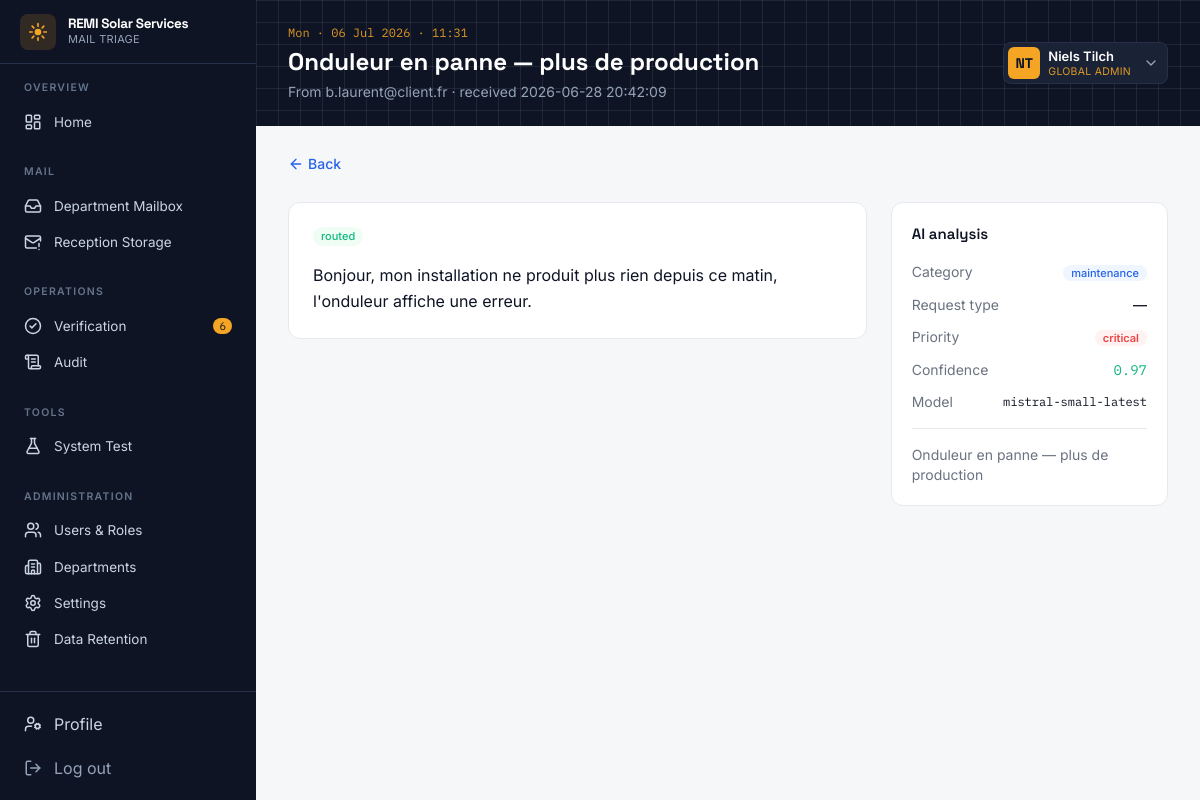
The page /email/019f0fc0-ebd7-709f-9106-1b3cc3a09a1b (signed in) on the database its author committed.
### tables this page shows
CREATE TABLE emails (
  id              INTEGER PRIMARY KEY AUTOINCREMENT,
  uuid            TEXT UNIQUE,           -- UUIDv7, used by the front-end
  message_id      TEXT NOT NULL UNIQUE,
  sender_email    TEXT NOT NULL,
  sender_name     TEXT,
  subject         TEXT,
  body            TEXT,
  received_at     TEXT NOT NULL,
  ingested_at     TEXT NOT NULL DEFAULT (datetime('now')),
  status          TEXT NOT NULL DEFAULT 'received'
                    CHECK (status IN ('received','processing','classified','manual_review','routed','completed','failed')),
  has_attachments INTEGER NOT NULL DEFAULT 0,
  storage_ref     TEXT
);

CREATE TABLE users (
  id            INTEGER PRIMARY KEY AUTOINCREMENT,
  uuid          TEXT UNIQUE,             -- UUIDv7
  full_name     TEXT NOT NULL,
  email         TEXT NOT NULL UNIQUE,
  password_hash TEXT NOT NULL,            -- bcrypt hash
  role_id       INTEGER NOT NULL REFERENCES roles(id),
  department_id INTEGER REFERENCES departments(id),
  is_active     INTEGER NOT NULL DEFAULT 1,
  mfa_enabled   INTEGER NOT NULL DEFAULT 0,
  mfa_secret    TEXT,                     -- base32 TOTP secret (set when MFA enabled)
  last_login_at TEXT,
  created_at    TEXT NOT NULL DEFAULT (datetime('now'))
);

CREATE TABLE roles (
  id          INTEGER PRIMARY KEY AUTOINCREMENT,
  name        TEXT NOT NULL UNIQUE,
  description TEXT
);

CREATE TABLE email_categories (
  id INTEGER PRIMARY KEY AUTOINCREMENT,
  name TEXT NOT NULL UNIQUE,
  description TEXT
);

CREATE TABLE priorities (
  id INTEGER PRIMARY KEY AUTOINCREMENT,
  level TEXT NOT NULL UNIQUE,
  score_min REAL,
  score_max REAL,
  description TEXT
);

CREATE TABLE email_analysis (
  id INTEGER PRIMARY KEY AUTOINCREMENT,
  email_id INTEGER NOT NULL REFERENCES emails(id),
  category_id INTEGER REFERENCES email_categories(id),
  request_type_id INTEGER REFERENCES request_types(id),
  priority_id INTEGER REFERENCES priorities(id),
  priority_score REAL,
  confidence REAL,
  summary TEXT,
  model_version TEXT,
  is_manual INTEGER NOT NULL DEFAULT 0,
  created_by INTEGER REFERENCES users(id),
  created_at TEXT NOT NULL DEFAULT (datetime('now'))
);

### app.py (the view)
@app.route("/email/<euid>")
@login_required
def email_detail(euid):
    user = current_user()
    if user["role_name"] not in {"global_administrator", "department_viewer",
                                 "classification_verification_administrator"}:
        abort(403)
    e = db().execute("SELECT * FROM emails WHERE uuid=?", (euid,)).fetchone()
    if not e:
        abort(404)
    eid = e["id"]
    analysis = db().execute("""
        SELECT a.*, c.name AS category, p.level AS priority, rt.name AS request_type
        FROM email_analysis a
        LEFT JOIN email_categories c ON a.category_id=c.id
        LEFT JOIN priorities p ON a.priority_id=p.id
        LEFT JOIN request_types rt ON a.request_type_id=rt.id
        WHERE a.email_id=? ORDER BY a.created_at DESC LIMIT 1
    """, (eid,)).fetchone()
    fields = db().execute("SELECT * FROM extracted_fields WHERE email_id=?", (eid,)).fetchall()
    atts = db().execute("SELECT * FROM attachments WHERE email_id=?", (eid,)).fetchall()
    log_action("access", "emails", eid, email_id=eid)
    return render_template("email_detail.html", e=e, analysis=analysis, fields=fields, atts=atts)

### app.py (called while the page is built)
def db():
    if "db" not in g:
        g.db = sqlite3.connect(DB_PATH)
        g.db.row_factory = sqlite3.Row
        g.db.execute("PRAGMA foreign_keys = ON;")
    return g.db

def log_action(action_type, entity_type=None, entity_id=None, email_id=None, details=None):
    db().execute(
        """INSERT INTO audit_logs(uuid, email_id, user_id, action_type, entity_type, entity_id, details, ip_address)
           VALUES (?,?,?,?,?,?,?,?)""",
        (uuid7(), email_id, session.get("user_id"), action_type, entity_type, entity_id, details, request.remote_addr),
    )
    db().commit()

def current_user():
    uid = session.get("user_id")
    if not uid:
        return None
    return db().execute(
        """SELECT u.*, r.name AS role_name, d.name AS dept_name
           FROM users u JOIN roles r ON u.role_id = r.id
           LEFT JOIN departments d ON u.department_id = d.id
           WHERE u.id = ?""", (uid,)
    ).fetchone()

def login_required(view):
    @functools.wraps(view)
    def wrapped(*a, **kw):
        if not session.get("user_id"):
            return redirect(url_for("login"))
        return view(*a, **kw)
    return wrapped

@app.context_processor
def inject_nav():
    user = current_user()
    if not user:
        return {"user": None, "nav": [], "active": request.endpoint}
    role = user["role_name"]
    visible = []
    for section, items in NAV:
        allowed = [(k, label, icon) for k, label, icon, roles in items if role in roles]
        if allowed:
            visible.append((section, allowed))
    pending = db().execute("SELECT COUNT(*) c FROM review_tasks WHERE status='pending'").fetchone()["c"]
    now = dt.datetime.now().strftime("%a · %d %b %Y · %H:%M")
    return {"user": user, "nav": visible, "active": request.endpoint,
            "pending_reviews": pending, "now": now}

### ids.py (called while the page is built)
def uuid7() -> str:
    unix_ms = int(time.time() * 1000)
    rand = bytearray(os.urandom(10))
    b = bytearray(unix_ms.to_bytes(6, "big")) + rand
    b[6] = (b[6] & 0x0F) | 0x70          # version 7
    b[8] = (b[8] & 0x3F) | 0x80          # variant 10xx
    return str(_uuid.UUID(bytes=bytes(b)))

### templates/email_detail.html (shortened to what this page needs)
{% extends "base.html" %}
{% import "_macros.html" as m %}
{% block heading %}{{ e.subject }}{% endblock %}
{% block subheading %}From {{ e.sender_email }} · received {{ e.received_at }}{% endblock %}
{% block content %}
<a href="{{ request.referrer or url_for('home') }}" class="inline-flex items-center gap-1 text-sm text-panel font-medium">
  <i data-lucide="arrow-left" class="w-4 h-4"></i> Back</a>
<div class="grid grid-cols-1 lg:grid-cols-3 gap-6">
  <section class="lg:col-span-2 space-y-6">
    <div class="bg-card border border-line rounded-xl p-6">
      <div class="flex items-center gap-2 mb-4">
        {{ m.status_badge(e.status) }}
      </div>
      <div class="prose prose-sm max-w-none text-ink whitespace-pre-line leading-relaxed">{{ e.body }}</div>
    </div>
  </section>
  <section class="space-y-6">
    <div class="bg-card border border-line rounded-xl p-5">
      <h2 class="font-display font-semibold text-[15px] mb-4">AI analysis</h2>
      {% if analysis %}
      <dl class="space-y-3 text-sm">
        <div class="flex justify-between items-center"><dt class="text-muted">Category</dt><dd>{{ m.category_badge(analysis.category) }}</dd></div>
        <div class="flex justify-between items-center"><dt class="text-muted">Request type</dt><dd class="font-medium">{{ analysis.request_type or '—' }}</dd></div>
        <div class="flex justify-between items-center"><dt class="text-muted">Priority</dt><dd>{{ m.priority_badge(analysis.priority) }}</dd></div>
        <div class="flex justify-between items-center"><dt class="text-muted">Confidence</dt><dd>{{ m.confidence(analysis.confidence) }}</dd></div>
        <div class="flex justify-between items-center"><dt class="text-muted">Model</dt><dd class="font-mono text-[12px]">{{ analysis.model_version }}</dd></div>
      </dl>
      {% if analysis.summary %}<p class="mt-4 pt-4 border-t border-line text-sm text-muted">{{ analysis.summary }}</p>{% endif %}
      {% else %}<p class="text-muted text-sm">Not yet analysed.</p>{% endif %}
    </div>
  </section>
</div>
{% endblock %}

### templates/base.html (shortened to what this page needs)
<!DOCTYPE html>
<html lang="en">
<head>
<script src="https://cdn.tailwindcss.com"></script>
</head>
<body class="font-sans text-ink bg-surface">
<div class="flex min-h-screen">
  <aside class="w-64 shrink-0 bg-ink text-slate-300 flex flex-col fixed h-screen z-10">
    <div class="px-5 h-16 flex items-center gap-3 border-b border-inkline">
      <div class="w-9 h-9 rounded-lg bg-sun/15 grid place-items-center">
        <svg viewBox="0 0 24 24" class="w-5 h-5 text-sun" fill="none" stroke="currentColor" stroke-width="2" stroke-linecap="round">
          <circle cx="12" cy="12" r="4" fill="currentColor" stroke="none"/>
          <path d="M12 2v3M12 19v3M2 12h3M19 12h3M5 5l2 2M17 17l2 2M19 5l-2 2M7 17l-2 2"/>
        </svg>
      </div>
      <div class="leading-tight min-w-0">
        <div class="font-display font-bold text-white text-[13.5px] whitespace-nowrap tracking-tight">REMI Solar Services</div>
        <div class="text-[11px] tracking-wide text-slate-400 uppercase">Mail Triage</div>
      </div>
    </div>
    <nav class="flex-1 overflow-y-auto py-4 px-3 space-y-6 text-[13.5px]">
      {% for section, items in nav %}
      <div>
        <p class="px-3 mb-2 text-[10.5px] font-semibold tracking-[.12em] text-slate-500 uppercase">{{ section }}</p>
        {% for key, label, icon in items %}
        <a href="{{ url_for(key) }}"
           class="nav-item flex items-center gap-3 px-3 py-2 rounded-lg {{ 'nav-active' if active==key }}">
          <i data-lucide="{{ icon }}" class="w-[18px] h-[18px]"></i>{{ label }}
          {% if key=='verification' and pending_reviews %}
          <span class="ml-auto text-[11px] font-mono bg-sun text-ink rounded-full px-1.5">{{ pending_reviews }}</span>
          {% endif %}
        </a>
        {% endfor %}
      </div>
      {% endfor %}
    </nav>
    <div class="px-3 py-3 border-t border-inkline space-y-1">
      <a href="{{ url_for('profile') }}" class="nav-item flex items-center gap-3 px-3 py-2 rounded-lg {{ 'nav-active' if active=='profile' }}">
        <i data-lucide="user-cog" class="w-[18px] h-[18px]"></i>Profile</a>
      <a href="{{ url_for('logout') }}" class="nav-item flex items-center gap-3 px-3 py-2 rounded-lg text-slate-400">
        <i data-lucide="log-out" class="w-[18px] h-[18px]"></i>Log out</a>
    </div>
  </aside>
  <main class="flex-1 ml-64 min-w-0">
    <header class="bg-ink text-white">
      <div class="grid-tex">
        <div class="px-8 py-6 flex items-center justify-between">
          <div>
            <p class="text-[12px] font-mono text-sun/90 mb-1">{{ now }}</p>
            <h1 class="font-display text-2xl font-bold">{% block heading %}{% endblock %}</h1>
            <p class="text-slate-400 text-sm mt-1">{% block subheading %}{% endblock %}</p>
          </div>
          <div class="relative" x-dropdown>
            <button type="button" onclick="this.nextElementSibling.classList.toggle('hidden')"
              class="flex items-center gap-2 bg-inksoft border border-inkline rounded-lg pl-1 pr-2 py-1 hover:border-sun/50 transition">
              <div class="w-8 h-8 rounded-md bg-sun text-ink grid place-items-center font-display font-bold text-sm">
                {{ user.full_name.split()|map('first')|join|upper }}</div>
              <div class="leading-tight text-left">
                <div class="text-[13px] font-semibold">{{ user.full_name }}</div>
                <div class="text-[10.5px] text-sun/90 uppercase tracking-wide">{{ user.role_name.replace('_',' ').replace(' administrator',' admin') }}</div>
              </div>
              <i data-lucide="chevron-down" class="w-4 h-4 text-slate-400 ml-1"></i>
            </button>
          </div>
        </div>
      </div>
    </header>
    <div class="px-8 py-7 space-y-6">
      {% block content %}{% endblock %}
    </div>
  </main>
</div>
</body>
</html>

### templates/_macros.html
{% macro category_badge(c) %}
  {% set colors = {'lead':'bg-green-50 text-ok','installation':'bg-indigo-50 text-indigo-600',
                   'maintenance':'bg-blue-50 text-panel','invoices':'bg-amber-50 text-warn',
                   'support':'bg-slate-100 text-muted'} %}
  {% if c %}<span class="badge {{ colors.get(c,'bg-slate-100 text-muted') }}">{{ c }}</span>
  {% else %}<span class="badge bg-slate-100 text-muted">—</span>{% endif %}
{% endmacro %}
{% macro priority_badge(p) %}
  {% set colors = {'critical':'bg-red-50 text-danger font-semibold','high':'bg-amber-50 text-warn font-semibold',
                   'medium':'bg-slate-100 text-muted','low':'bg-slate-100 text-muted'} %}
  {% if p %}<span class="badge {{ colors.get(p,'bg-slate-100 text-muted') }}">{{ p }}</span>
  {% else %}<span class="badge bg-slate-100 text-muted">—</span>{% endif %}
{% endmacro %}
{% macro status_badge(s) %}
  {% set colors = {'routed':'bg-green-50 text-ok','manual_review':'bg-amber-50 text-warn',
                   'received':'bg-slate-100 text-muted','processing':'bg-blue-50 text-panel',
                   'classified':'bg-blue-50 text-panel','failed':'bg-red-50 text-danger',
                   'completed':'bg-slate-100 text-muted'} %}
  <span class="badge {{ colors.get(s,'bg-slate-100 text-muted') }}">{{ s.replace('_',' ') }}</span>
{% endmacro %}
{% macro confidence(v, threshold=0.70) %}
  {% if v is none %}<span class="font-mono text-muted">—</span>
  {% else %}<span class="font-mono {{ 'text-ok' if v>=threshold else 'text-danger' }}">{{ '%.2f'|format(v) }}</span>{% endif %}
{% endmacro %}

### templates/base.html (style rules this page uses)
.nav-item { transition:all .15s ease }
.grid-tex { background-image:linear-gradient(#ffffff14 1px,transparent 1px),linear-gradient(90deg,#ffffff14 1px,transparent 1px);background-size:22px 22px }
.badge { font-size:11px;font-weight:500;padding:1px 8px;border-radius:9999px }

### rows shown on the page
emails: subject "Onduleur en panne — plus de production", sender_email "b.laurent@client.fr", received_at "2026-06-28 20:42:09", replace "routed", body "Bonjour, mon installation ne produit plus rien depuis ce matin, l'onduleur affiche une erreur."
users: full_name "Niels Tilch"
roles: role_name.replace "GLOBAL ADMIN"
email_categories: name "maintenance"
priorities: level "critical"
email_analysis: confidence "0.97", model_version "mistral-small-latest", summary "Onduleur en panne — plus de production"

### other values the page prints
{{ section }} "OVERVIEW" "MAIL" "OPERATIONS" "TOOLS" "ADMINISTRATION"
{{ label }} "Home" "Department Mailbox" "Reception Storage" "Verification" "Audit" "System Test" "Users & Roles" "Departments" "Settings" "Data Retention"
{{ pending_reviews }} "6"
{{ user.full_name.split()|map('first')|join|upper }} "NT"
{{ analysis.request_type or '—' }} "—"
